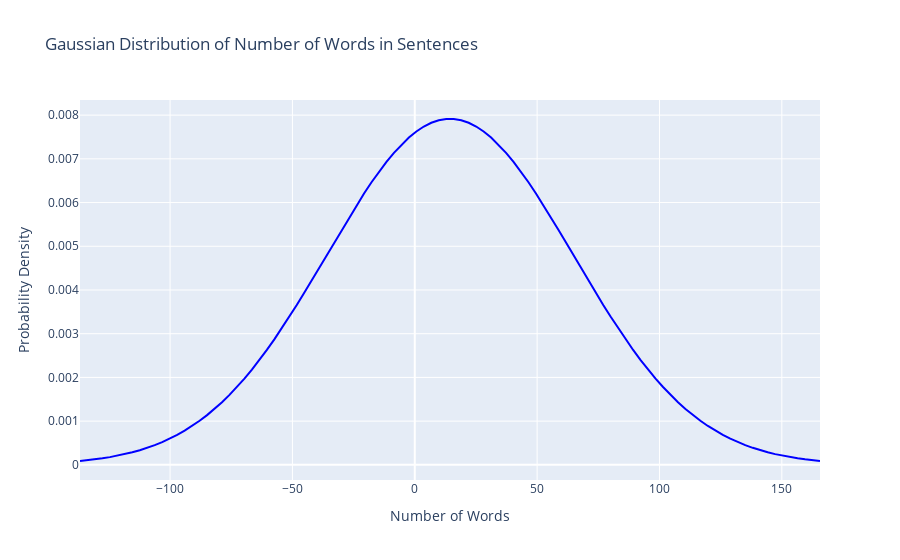

Notebook cell for this chart:
### Code cell
import numpy as np
import plotly.graph_objects as go

sentences = features

# Calculate the number of words in each sentence
num_words = [len(sentence.split()) for sentence in sentences]

# Calculate mean and standard deviation of the number of words
mean = np.mean(num_words)
std_dev = np.std(num_words)

# Create an array of values for the x-axis
x = np.linspace(mean - 3*std_dev, mean + 3*std_dev, 100)

# Calculate the corresponding y-values using the Gaussian distribution formula
y = (1/(std_dev * np.sqrt(2 * np.pi))) * np.exp(-0.5 * ((x - mean)/std_dev)**2)

# Create the trace for the Gaussian distribution
trace = go.Scatter(x=x, y=y, mode='lines', line=dict(color='blue'), name='Gaussian Distribution')

# Create the layout
layout = go.Layout(
    title='Gaussian Distribution of Number of Words in Sentences',
    xaxis=dict(title='Number of Words'),
    yaxis=dict(title='Probability Density')
)

# Create the figure
fig = go.Figure(data=[trace], layout=layout)

# Show the figure
fig.show()

## Find the peak indices of the y-values
peak_indices = np.where(y == np.max(y))[0]

# Get the corresponding x-values for the peak indices
peak_x_values = x[peak_indices]
# Print the peak x-values
print("Peak x-values:", peak_x_values)

### Figure 1 — Plotly figure (JSON) as saved in the notebook; plotly's stock layout.template omitted (floating-point values rounded to 4 significant figures)
{"data": [{"line": {"color": "blue"}, "mode": "lines", "name": "Gaussian Distribution", "type": "scatter", "x": [-136.8, -133.8, -130.7, -127.7, -124.6, -121.5, -118.5, -115.4, -112.4, -109.3, -106.3, -103.2, -100.2, -97.1, -94.05, -90.99, -87.94, -84.89, -81.83, -78.78, -75.72, -72.67, -69.61, -66.56, -63.5, -60.45, -57.39, -54.34, -51.28, -48.23, -45.17, -42.12, -39.06, -36.01, -32.95, -29.9, -26.85, -23.79, -20.74, -17.68, -14.63, -11.57, -8.517, -5.462, -2.407, 0.6473, 3.702, 6.757, 9.812, 12.87, 15.92, 18.98, 22.03, 25.09, 28.14, 31.19, 34.25, 37.3, 40.36, 43.41, 46.47, 49.52, 52.58, 55.63, 58.69, 61.74, 64.8, 67.85, 70.91, 73.96, 77.02, 80.07, 83.13, 86.18, 89.23, 92.29, 95.34, 98.4, 101.5, 104.5, 107.6, 110.6, 113.7, 116.7, 119.8, 122.8, 125.9, 128.9, 132.0, 135.1, 138.1, 141.2, 144.2, 147.3, 150.3, 153.4, 156.4, 159.5, 162.5, 165.6], "y": [8.793e-05, 0.0001053, 0.0001256, 0.0001492, 0.0001767, 0.0002084, 0.000245, 0.0002869, 0.0003348, 0.0003892, 0.0004508, 0.0005202, 0.0005982, 0.0006852, 0.0007821, 0.0008894, 0.001008, 0.001138, 0.001279, 0.001434, 0.001601, 0.001781, 0.001974, 0.002179, 0.002398, 0.002628, 0.002871, 0.003124, 0.003387, 0.003658, 0.003937, 0.004222, 0.00451, 0.004801, 0.005091, 0.00538, 0.005664, 0.005941, 0.006208, 0.006464, 0.006706, 0.006931, 0.007138, 0.007324, 0.007487, 0.007626, 0.007739, 0.007825, 0.007882, 0.007911, 0.007911, 0.007882, 0.007825, 0.007739, 0.007626, 0.007487, 0.007324, 0.007138, 0.006931, 0.006706, 0.006464, 0.006208, 0.005941, 0.005664, 0.00538, 0.005091, 0.004801, 0.00451, 0.004222, 0.003937, 0.003658, 0.003387, 0.003124, 0.002871, 0.002628, 0.002398, 0.002179, 0.001974, 0.001781, 0.001601, 0.001434, 0.001279, 0.001138, 0.001008, 0.0008894, 0.0007821, 0.0006852, 0.0005982, 0.0005202, 0.0004508, 0.0003892, 0.0003348, 0.0002869, 0.000245, 0.0002084, 0.0001767, 0.0001492, 0.0001256, 0.0001053, 8.793e-05]}], "layout": {"title": {"text": "Gaussian Distribution of Number of Words in Sentences"}, "xaxis": {"title": {"text": "Number of Words"}}, "yaxis": {"title": {"text": "Probability Density"}}}}
